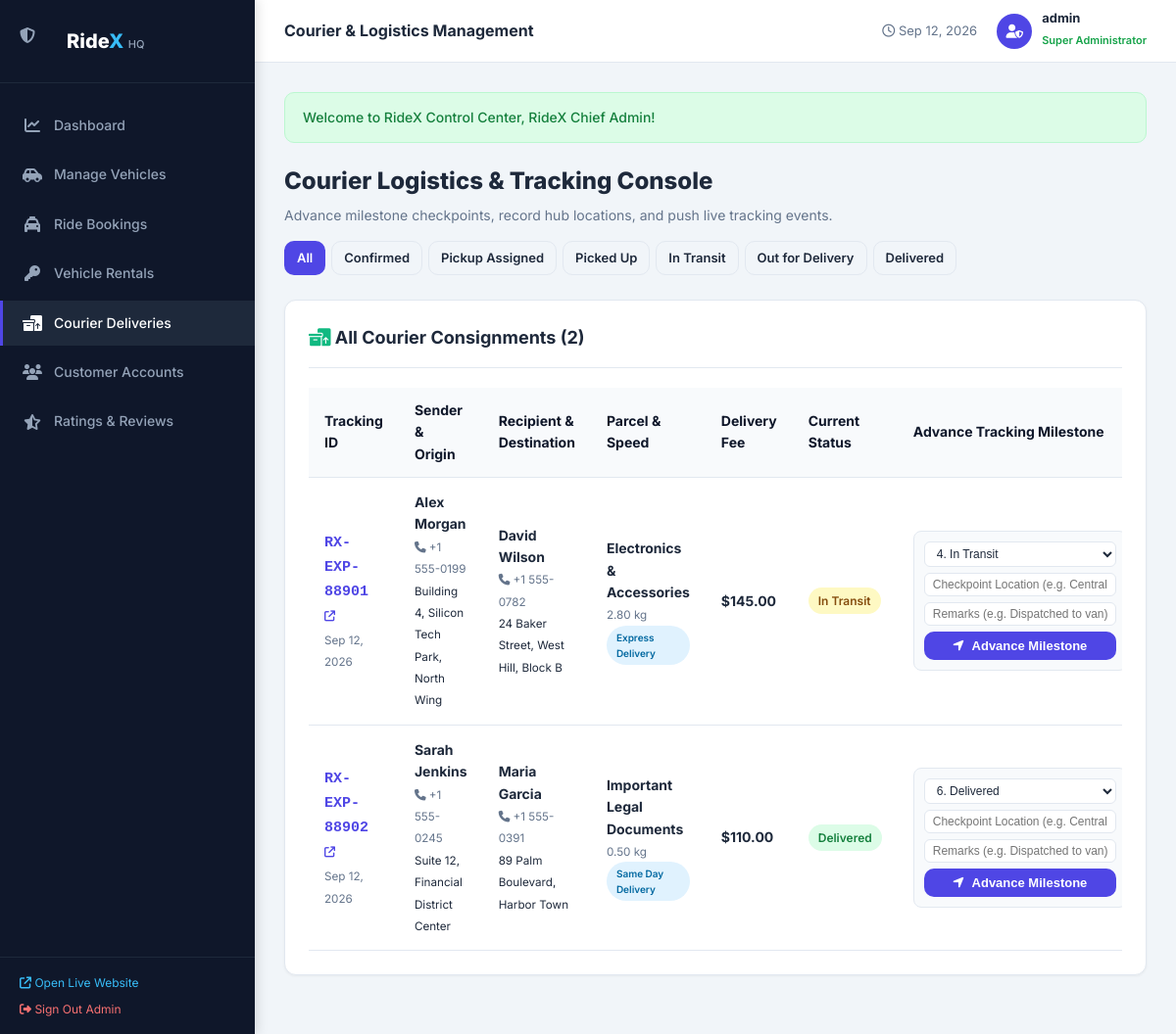
The app's page /admin/courier.php (signed in) with its own data.
### tables this page shows
CREATE TABLE `courier_bookings` (
  `id` INT AUTO_INCREMENT PRIMARY KEY,
  `tracking_code` VARCHAR(30) NOT NULL UNIQUE,
  `user_id` INT NULL,
  `sender_name` VARCHAR(100) NOT NULL,
  `sender_phone` VARCHAR(20) NOT NULL,
  `pickup_address` TEXT NOT NULL,
  `receiver_name` VARCHAR(100) NOT NULL,
  `receiver_phone` VARCHAR(20) NOT NULL,
  `delivery_address` TEXT NOT NULL,
  `parcel_type` VARCHAR(80) NOT NULL,
  `parcel_weight` DECIMAL(6,2) NOT NULL,
  `delivery_option` ENUM('Standard Delivery', 'Express Delivery', 'Same Day Delivery') NOT NULL DEFAULT 'Standard Delivery',
  `delivery_fee` DECIMAL(10,2) NOT NULL,
  `payment_status` ENUM('Pending', 'Paid') NOT NULL DEFAULT 'Pending',
  `current_status` ENUM('Payment Pending', 'Booking Confirmed', 'Pickup Assigned', 'Picked Up', 'In Transit', 'Out for Delivery', 'Delivered', 'Cancelled') NOT NULL DEFAULT 'Payment Pending',
  `created_at` TIMESTAMP DEFAULT CURRENT_TIMESTAMP,
  FOREIGN KEY (`user_id`) REFERENCES `users`(`id`) ON DELETE SET NULL,
  INDEX `idx_tracking_code` (`tracking_code`),
  INDEX `idx_courier_status` (`current_status`)
);

### admin/courier.php (the view, shortened to what this page needs)
<?php
require_once __DIR__ . '/../config/db.php';
$db = getDB();
$statusFilter = trim($_GET['status'] ?? '');
$sql = "SELECT * FROM courier_bookings WHERE 1=1";
$sql .= " ORDER BY created_at DESC";
$couriers = $db->query($sql)->fetch_all(MYSQLI_ASSOC);
include __DIR__ . '/includes/admin_header.php';
?>
<div style="display: flex; justify-content: space-between; align-items: center; margin-bottom: 25px; flex-wrap: wrap; gap: 15px;">
    <div>
        <h1 style="font-size: 24px; font-weight: 800; color: var(--admin-text); margin: 0;">Courier Logistics & Tracking Console</h1>
        <p style="color: var(--admin-muted); font-size: 14px; margin: 4px 0 0;">Advance milestone checkpoints, record hub locations, and push live tracking events.</p>
    </div>
    <div style="display: flex; gap: 6px; flex-wrap: wrap;">
        <a href="courier.php" class="btn btn-sm <?= empty($statusFilter) ? 'btn-primary' : 'btn-outline' ?>">All</a>
        <a href="courier.php?status=Booking+Confirmed" class="btn btn-sm <?= $statusFilter === 'Booking Confirmed' ? 'btn-primary' : 'btn-outline' ?>">Confirmed</a>
        <a href="courier.php?status=Pickup+Assigned" class="btn btn-sm <?= $statusFilter === 'Pickup Assigned' ? 'btn-primary' : 'btn-outline' ?>">Pickup Assigned</a>
        <a href="courier.php?status=Picked+Up" class="btn btn-sm <?= $statusFilter === 'Picked Up' ? 'btn-primary' : 'btn-outline' ?>">Picked Up</a>
        <a href="courier.php?status=In+Transit" class="btn btn-sm <?= $statusFilter === 'In Transit' ? 'btn-primary' : 'btn-outline' ?>">In Transit</a>
        <a href="courier.php?status=Out+for+Delivery" class="btn btn-sm <?= $statusFilter === 'Out for Delivery' ? 'btn-primary' : 'btn-outline' ?>">Out for Delivery</a>
        <a href="courier.php?status=Delivered" class="btn btn-sm <?= $statusFilter === 'Delivered' ? 'btn-primary' : 'btn-outline' ?>">Delivered</a>
    </div>
</div>
<div class="admin-card">
    <div class="admin-card-header">
        <h3><i class="fa-solid fa-boxes-packing" style="color: var(--accent);"></i> All Courier Consignments (<?= count($couriers) ?>)</h3>
    </div>
    <div class="table-responsive">
        <table class="data-table">
            <thead>
                <tr>
                    <th>Tracking ID</th>
                    <th>Sender & Origin</th>
                    <th>Recipient & Destination</th>
                    <th>Parcel & Speed</th>
                    <th>Delivery Fee</th>
                    <th>Current Status</th>
                    <th style="min-width: 250px;">Advance Tracking Milestone</th>
                </tr>
            </thead>
            <tbody>
                <?php if (empty($couriers)): ?>
                    <tr><td colspan="7" style="text-align: center; color: var(--admin-muted); padding: 30px;">No courier shipments found.</td></tr>
                <?php else: ?>
                    <?php foreach ($couriers as $c): ?>
                        <tr>
                            <td>
                                <a href="../tracking.php?code=<?= urlencode($c['tracking_code']) ?>" target="_blank" style="font-family: monospace; font-weight: 800; color: var(--primary); font-size: 15px;">
                                    <?= htmlspecialchars($c['tracking_code']) ?> <i class="fa-solid fa-arrow-up-right-from-square" style="font-size: 11px;"></i>
                                </a><br>
                                <small style="color: var(--admin-muted);"><?= date('M d, Y', strtotime($c['created_at'])) ?></small>
                            </td>
                            <td>
                                <strong><?= htmlspecialchars($c['sender_name']) ?></strong><br>
                                <small style="color: var(--admin-muted);"><i class="fa-solid fa-phone"></i> <?= htmlspecialchars($c['sender_phone']) ?></small><br>
                                <small><?= htmlspecialchars($c['pickup_address']) ?></small>
                            </td>
                            <td>
                                <strong><?= htmlspecialchars($c['receiver_name']) ?></strong><br>
                                <small style="color: var(--admin-muted);"><i class="fa-solid fa-phone"></i> <?= htmlspecialchars($c['receiver_phone']) ?></small><br>
                                <small><?= htmlspecialchars($c['delivery_address']) ?></small>
                            </td>
                            <td>
                                <strong><?= htmlspecialchars($c['parcel_type']) ?></strong><br>
                                <small style="color: var(--admin-muted);"><?= number_format($c['parcel_weight'], 2) ?> kg</small><br>
                                <span class="status-pill status-confirmed" style="font-size: 10px;"><?= htmlspecialchars($c['delivery_option']) ?></span>
                            </td>
                            <td><strong><?= formatCurrency($c['delivery_fee']) ?></strong></td>
                            <td>
                                <span class="status-pill status-<?= strtolower(str_replace(' ', '-', $c['current_status'])) ?>">
                                    <?= htmlspecialchars($c['current_status']) ?>
                                </span>
                            </td>
                            <td>
                                <form action="courier.php" method="POST" style="display: flex; flex-direction: column; gap: 6px; background: #f8fafc; padding: 10px; border-radius: 8px; border: 1px solid var(--admin-border);">
                                    <select name="status" class="form-select-sm" required>
                                        <option value="In Transit" <?= $c['current_status'] === 'In Transit' ? 'selected' : '' ?>>4. In Transit</option>
                                        <option value="Delivered" <?= $c['current_status'] === 'Delivered' ? 'selected' : '' ?>>6. Delivered</option>
                                    </select>
                                    <input type="text" name="location" class="form-select-sm" placeholder="Checkpoint Location (e.g. Central Sorting Hub)" required>
                                    <input type="text" name="remarks" class="form-select-sm" placeholder="Remarks (e.g. Dispatched to van)">
                                    <button type="submit" class="btn btn-sm btn-primary"><i class="fa-solid fa-location-arrow"></i> Advance Milestone</button>
                                </form>
                            </td>
                        </tr>
                    <?php endforeach; ?>
                <?php endif; ?>
            </tbody>
        </table>
    </div>
</div>
<?php include __DIR__ . '/includes/admin_footer.php'; ?>

### css/style.css (style rules this page uses)
:root { --primary: #4f46e5; --primary-hover: #4338ca; --primary-light: #e0e7ff; --secondary: #0284c7; --secondary-hover: #0369a1; --accent: #10b981; --warning: #f59e0b; --danger: #ef4444; --dark: #0f172a; --dark-surface: #1e293b; --card-bg: #ffffff; --bg-page: #f8fafc; --text-main: #1e293b; --text-muted: #64748b; --text-light: #94a3b8; --border: #e2e8f0; --border-focus: #818cf8; --radius-sm: 6px; --radius-md: 10px; --radius-lg: 16px; --shadow-sm: 0 1px 2px rgba(0, 0, 0, 0.05); --shadow-md: 0 4px 12px rgba(0, 0, 0, 0.08); --shadow-lg: 0 10px 25px -3px rgba(0, 0, 0, 0.1); --transition: all 0.25s cubic-bezier(0.4, 0, 0.2, 1); --font-main: 'Inter', -apple-system, BlinkMacSystemFont, "Segoe UI", Roboto, sans-serif; }
*, *::before, *::after { box-sizing: border-box; margin: 0; padding: 0; }
body { font-family: var(--font-main); background-color: var(--bg-page); color: var(--text-main); line-height: 1.6; min-height: 100vh; display: flex; flex-direction: column; }
a { color: var(--primary); text-decoration: none; transition: var(--transition); }
.btn { display: inline-flex; align-items: center; justify-content: center; gap: 8px; padding: 10px 20px; font-size: 14px; font-weight: 600; border-radius: var(--radius-md); cursor: pointer; border: 1px solid transparent; transition: var(--transition); text-decoration: none; white-space: nowrap; }
.btn-sm { padding: 6px 12px; font-size: 13px; }
.btn-primary { background: var(--primary); color: #ffffff !important; }
.btn-outline { background: transparent; border-color: var(--border); color: var(--text-main); }
.table-responsive { width: 100%; overflow-x: auto; }
.data-table { width: 100%; border-collapse: collapse; text-align: left; font-size: 14px; }
.data-table th { background: #f8fafc; padding: 12px 16px; font-weight: 700; color: var(--dark); border-bottom: 1px solid var(--border); }
.data-table td { padding: 14px 16px; border-bottom: 1px solid var(--border); color: var(--text-main); vertical-align: middle; }
.status-pill { display: inline-flex; align-items: center; gap: 5px; padding: 4px 10px; border-radius: 30px; font-size: 12px; font-weight: 600; }
.status-confirmed { background: #e0f2fe; color: #0369a1; }
.status-delivered { background: #dcfce7; color: #15803d; }
.status-in-transit { background: #fef9c3; color: #854d0e; }

### admin/admin.css (style rules this page uses)
:root { --admin-sidebar-bg: #0f172a; --admin-sidebar-hover: #1e293b; --admin-primary: #4f46e5; --admin-primary-hover: #4338ca; --admin-bg: #f1f5f9; --admin-card: #ffffff; --admin-text: #1e293b; --admin-muted: #64748b; --admin-border: #e2e8f0; }
body.admin-body { margin: 0; padding: 0; font-family: 'Inter', -apple-system, BlinkMacSystemFont, "Segoe UI", Roboto, sans-serif; background-color: var(--admin-bg); color: var(--admin-text); min-height: 100vh; display: flex; }
.admin-card { background: #ffffff; border: 1px solid var(--admin-border); border-radius: 12px; padding: 24px; margin-bottom: 30px; box-shadow: 0 1px 3px rgba(0,0,0,0.05); }
.admin-card-header { display: flex; justify-content: space-between; align-items: center; margin-bottom: 20px; border-bottom: 1px solid var(--admin-border); padding-bottom: 15px; }
.admin-card-header h3 { font-size: 18px; font-weight: 700; margin: 0; color: var(--admin-text); }
.form-select-sm { padding: 4px 8px; font-size: 12px; border-radius: 6px; border: 1px solid var(--admin-border); background: #fff; color: var(--admin-text); }

### records on screen
courier_bookings: tracking_code "RX-EXP-88901", created_at "Sep 12, 2026", sender_name "Alex Morgan", sender_phone "+1 555-0199", pickup_address "Building 4, Silicon Tech Park, North Wing", receiver_name "David Wilson", receiver_phone "+1 555-0782", delivery_address "24 Baker Street, West Hill, Block B", parcel_type "Electronics & Accessories", parcel_weight "2.80", delivery_option "Express Delivery", delivery_fee "$145.00", current_status "In Transit", status "4. In Transit"
courier_bookings: tracking_code "RX-EXP-88902", created_at "Sep 12, 2026", sender_name "Sarah Jenkins", sender_phone "+1 555-0245", pickup_address "Suite 12, Financial District Center", receiver_name "Maria Garcia", receiver_phone "+1 555-0391", delivery_address "89 Palm Boulevard, Harbor Town", parcel_type "Important Legal Documents", parcel_weight "0.50", delivery_option "Same Day Delivery", delivery_fee "$110.00", current_status "Delivered", status "6. Delivered"

### other values on screen
$adminTitle "Courier & Logistics Management"
$adminUsername "admin"
$msg "Welcome to RideX Control Center, RideX Chief Admin!"
count($couriers) "2"
